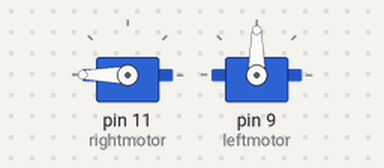
A sketch run on a simulated Arduino Uno, built with avr-gcc and run on an emulated ATmega328P. On the bench: 2 × servo.

Above: at 0.05 s.
At 4.05 s:
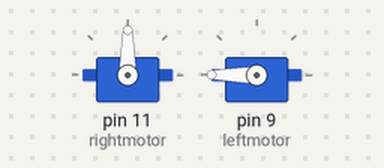
At 8.0 s:
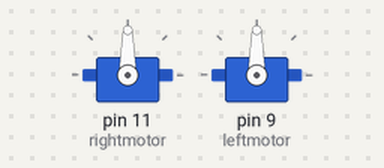
Timing chart, 0 to 10.4 s (numbered marks = the images above):
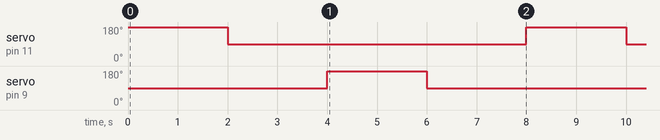

The sketch:

Thruster_Yaw_Pitch.ino
```cpp
#include <Servo.h>

Servo rightmotor;  // create servo object to control a servo
Servo leftmotor;

void setup(){
  rightmotor.attach(11);  // attaches the servo on pin 9 to the servo object
  leftmotor.attach(9);
}

void yaw(bool direction){ //true == turn right, false == turn left
  if(direction == true)
    {
      rightmotor.write(180);
      delay(2000);
      rightmotor.write(90);
    }
  if(direction == false)
    {
      leftmotor.write(180);
      delay(2000);
      leftmotor.write(90);
    }
}

void pitch(){

}


void loop(){
  yaw(true);
  delay(2000);
  yaw(false);
  delay(2000);
}
```

Measured:
- by itself, servo on pin 11 (rightmotor), servo on pin 9 (leftmotor): alternates 180° for 2.0 s and 90° for 6.0 s
